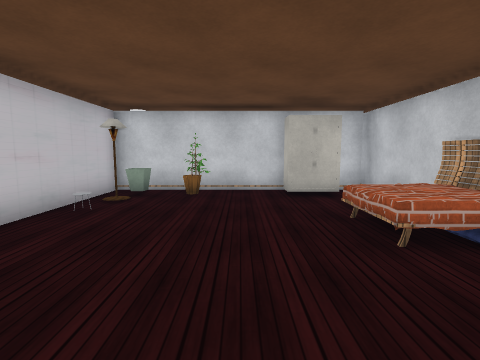
View 1 (above)

16 first-person views from a walk through a Unity game level. The camera is 1.2 m above the floor, tilts 6° down and sees 85° across. The floor is counted in squares, 1 m on a side. Each view is taken from the middle of a square. On the plan, view 1 faces up. The plan holds only what a view shows up to about 12 squares ahead; the rest is blank. The place goes on beyond the plan. The player character is not drawn. Door leaves are left out, so doorways stand open. Some surface patterns are stand-ins.

View 2
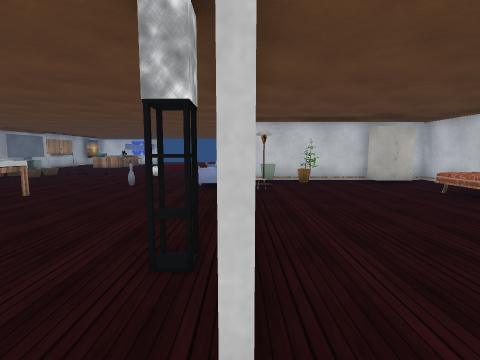

View 3
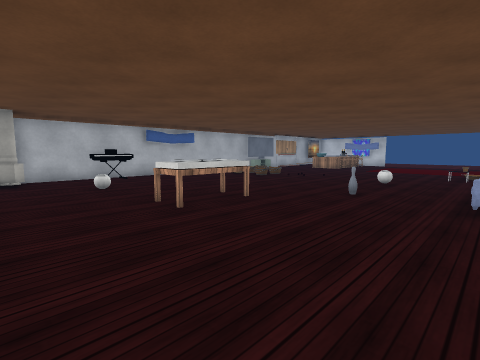

View 4
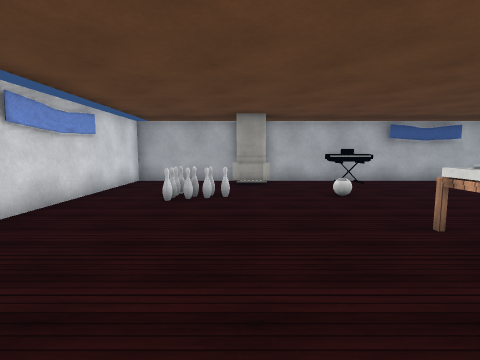

View 5
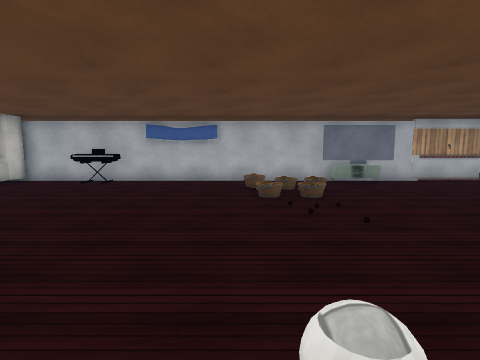

View 6
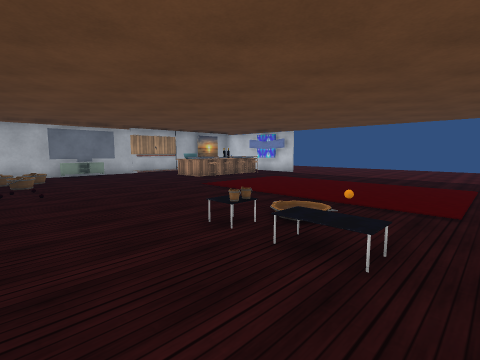

View 7
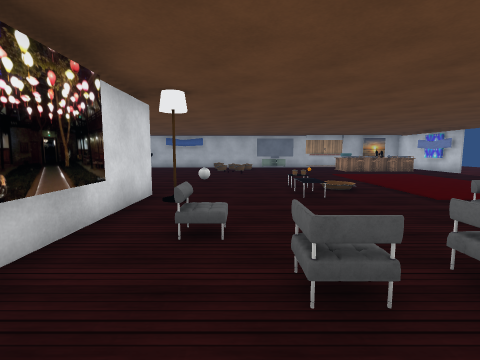

View 8
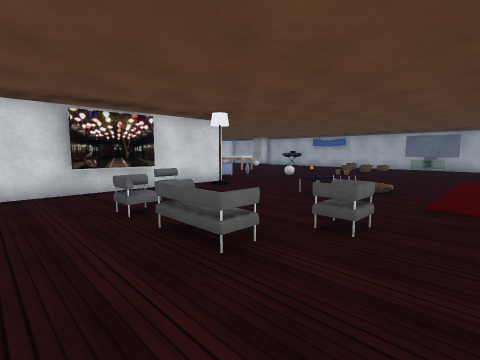

View 9
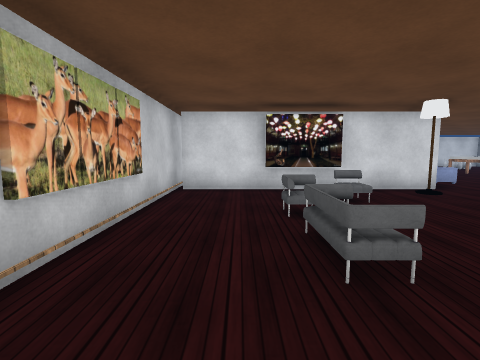

View 10
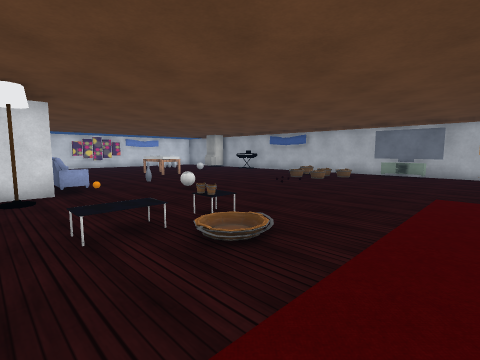

View 11
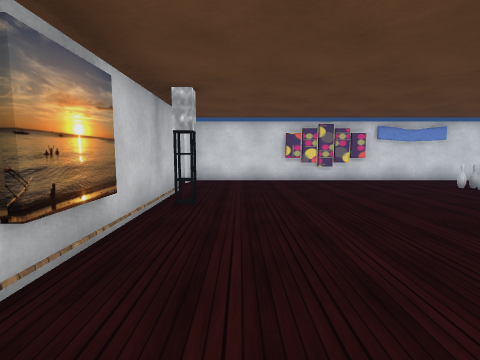

View 12
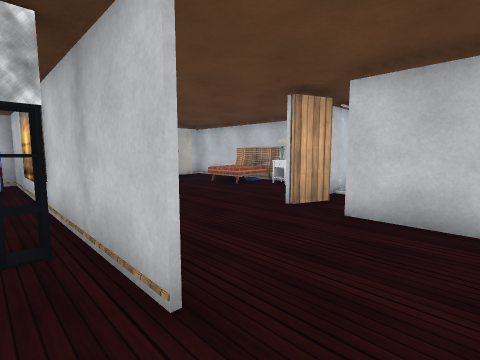

View 13
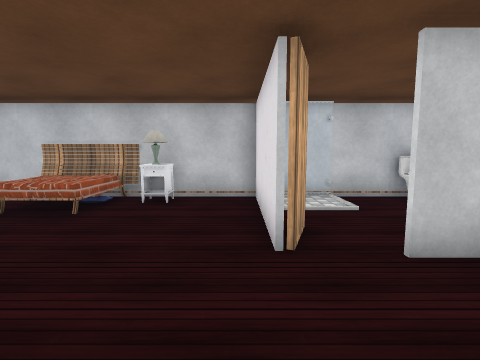

View 14
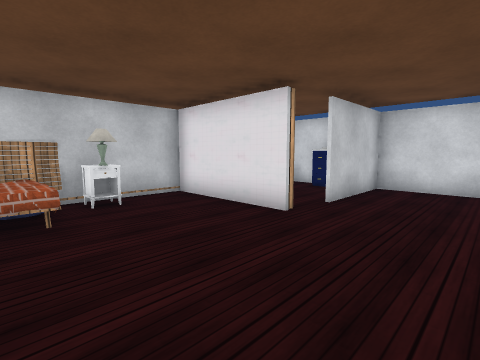

View 15
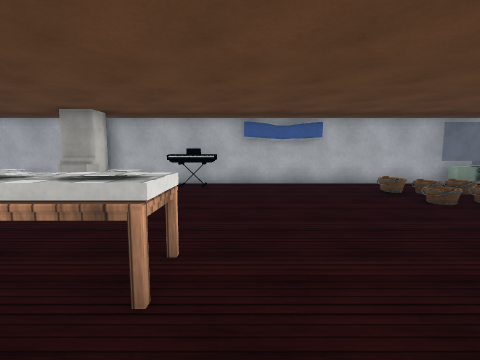

View 16
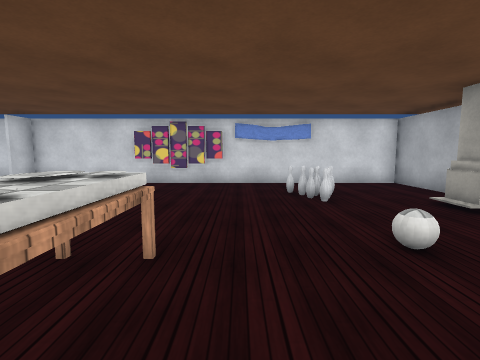

### Floor plan
Points are (right, up) in squares from view 1. A wall is a line through its corners. A room is listed if a view was taken in it or the views show most of it. See-through windows are left out.
Room 1 (views 1, 2, 3, 4, 5, 6, 7, 8, 9, 10, 11, 12, 13, 14, 15, 16)
walls: (-4.9, 0) (-4.5, 0) (-4.5, -0.5) (-4.9, -0.5) (-4.9, 0); (-4.5, 8.5) (1.6, 8.5); (-4, 8.2) (-4, 4.1); (-4.1, -2.4) (-4.1, 8.4); (-1.6, 8.4) (-4.5, 8.4); (0, -0.4) (4.1, -0.4) (4.1, 14.9); (-3.8, -5.3) (-0.1, -5.3) (-0.1, -1.9); (1.1, -1) (0, -0.6); (1.5, 8.4) (0.6, 8.4); (3.2, -0.5) (2.1, -0.5); (4, 8.4) (3.1, 8.4); (-18.1, 12.5) (-18.1, -5.3) (-4.1, -5.3) (-4.1, -4.1); (4.1, -4.5) (4.1, -1.1); (-18.1, 17.5) (-18.1, 14.4); (-18.3, 17.5) (-18.3, 16.8)
low walls: (-17.3, 13.6) (-17.3, 12.6); (-17.3, 14.6) (-17.3, 14)
ways out: open door at (-3.5, -2); gap at (0, -2)
objects: other object (-17, -1) to (-17, 0); other object (-17, 3) to (-17, 4); other object (-16, 9); other object (-16, 10); other object (-16, 11) to (-16, 12); other object (-15, -3); other object (-14, -3); other object (-14, -2); other object (-14, -1); other object (-14, 10); other object (-14, 11); other object (-11, 2) to (-10, 4); other object (-8, 7); other object (-8, 10); other object (-6, 13); other object (-5, 6) to (-5, 8); other object (-4, 9); other object (-3, 7); other object (-1, 7); other object (-1, 9) to (1, 9); other object (-1, 10); other object (-1, 16); other object (1, -5) to (2, -5); other object (1, 12); other object (1, 15); other object (2, 3) to (4, 5); other object (2, 7) to (3, 8); other object (3, -5) to (4, -4); other object (3, 2); other object (4, 2)

Where each view was taken, in squares from view 1:
view 1: 0 up, 0 right, facing up
view 2: 3 down, 4 left, facing up
view 3: 1 down, 5 left, facing up-left
view 4: 1 down, 7 left, facing left
view 5: 9 up, 7 left, facing left
view 6: 10 up, 3 left, facing up-left
view 7: 11 up, 3 right, facing left
view 8: 17 up, 3 right, facing down-left
view 9: 17 up, 2 right, facing down
view 10: 17 up, 3 left, facing down-left
view 11: 6 up, 6 left, facing down
view 12: 4 down, 5 left, facing up-right
view 13: 0 up, 3 left, facing right
view 14: 4 up, 3 left, facing down-right
view 15: 5 up, 8 left, facing left
view 16: 5 up, 12 left, facing down
